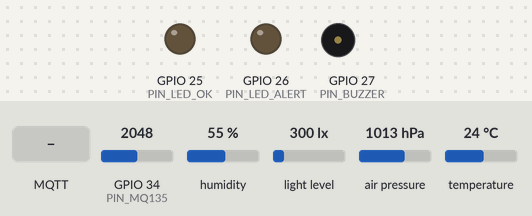
Bench run of a program on a simulated ESP32. On the bench: output pins drawn as LEDs (lit = HIGH), buzzer (waves = sounding). Inputs (shaded band) come from the test bench; at power-on: GPIO 34 (PIN_MQ135) = 2048, humidity 55 %, light level 300 lx, air pressure 1013 hPa, temperature 24 °C (analog values on the 0–4095 scale). WiFi joins after 1.5 s; servers stay silent unless stated; the local clock reads 2024-03-15 10:24:30 at power-on unless the program sets it; no MQTT or app messages arrive unless stated; what the program prints to the serial monitor is not drawn.

Above: at 0.1 s.
At 2.7 s:
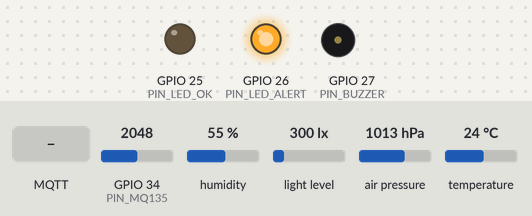
2.8 s: MQTT message "publish" arrives on the first subscribed topic
At 5.65 s:
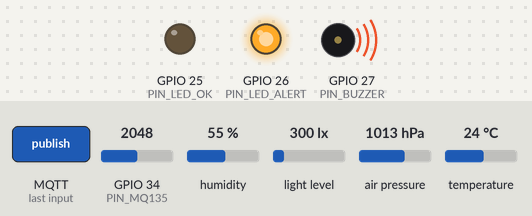
5.8 s: MQTT message "1" arrives on the first subscribed topic
7.3 s: MQTT message "on" arrives on the first subscribed topic
Timing chart, 0 to 37.0 s (numbered marks = the images above; inputs shaded):
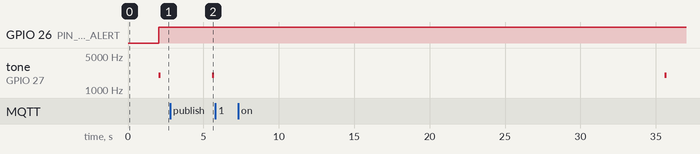

Measured:
- after the input at 2.8 s, tone on GPIO 27 (PIN_BUZZER): silent → 2000 Hz after 2.8 s, → silent 0.15 s later
- after the input at 5.8 s, every drawn part: stays the same

The program:

main.cpp
```cpp
/*
 * ESP32 IoT Environmental Monitor
 * --------------------------------
 * Reads temperature, humidity and pressure (BME280), light (BH1750) and
 * air quality (MQ-135), then:
 *   - publishes JSON over MQTT with Home Assistant auto-discovery
 *   - serves a live dashboard + JSON API on the local network
 *   - drives status/alert LEDs and a buzzer when thresholds are crossed
 */

#include <Arduino.h>
#include <WiFi.h>
#include <WebServer.h>
#include <Wire.h>
#include <Adafruit_BME280.h>
#include <BH1750.h>
#include <PubSubClient.h>
#include <ArduinoJson.h>
#include <time.h>

#include "config.h"
#include "secrets.h"

Adafruit_BME280 bme;
BH1750 lightMeter(BH1750_ADDR);
WiFiClient wifiClient;
PubSubClient mqtt(wifiClient);
WebServer server(80);

struct Reading {
  float temperature = NAN;
  float humidity = NAN;
  float pressure = NAN;
  float lux = NAN;
  int airQuality = -1;
  bool alert = false;
  String alertReason;
};

Reading latest;
bool bmeOk = false;
bool lightOk = false;
unsigned long lastPublish = 0;
unsigned long lastMqttAttempt = 0;

// ------------------------------------------------------------------ WiFi
void connectWiFi() {
  WiFi.mode(WIFI_STA);
  WiFi.setHostname(DEVICE_ID);
  WiFi.begin(WIFI_SSID, WIFI_PASSWORD);
  Serial.printf("Connecting to %s", WIFI_SSID);
  unsigned long start = millis();
  while (WiFi.status() != WL_CONNECTED && millis() - start < 20000) {
    delay(500);
    Serial.print('.');
  }
  if (WiFi.status() == WL_CONNECTED) {
    Serial.printf("\nWi-Fi OK, IP %s, RSSI %d dBm\n",
                  WiFi.localIP().toString().c_str(), WiFi.RSSI());
    configTime(0, 0, "pool.ntp.org", "time.google.com");
  } else {
    Serial.println("\nWi-Fi failed, restarting in 10 s");
    delay(10000);
    ESP.restart();
  }
}

// ------------------------------------------------------------------ Sensors
Reading sampleSensors() {
  Reading r;
  float t = 0, h = 0, p = 0, l = 0;
  long aq = 0;

  for (int i = 0; i < SAMPLE_COUNT; i++) {
    if (bmeOk) {
      t += bme.readTemperature();
      h += bme.readHumidity();
      p += bme.readPressure() / 100.0f;  // Pa -> hPa
    }
    if (lightOk) l += lightMeter.readLightLevel();
    aq += analogRead(PIN_MQ135);
    delay(100);
  }

  if (bmeOk) {
    r.temperature = t / SAMPLE_COUNT;
    r.humidity = h / SAMPLE_COUNT;
    r.pressure = p / SAMPLE_COUNT;
  }
  if (lightOk) r.lux = l / SAMPLE_COUNT;
  r.airQuality = aq / SAMPLE_COUNT;

  // Threshold checks
  if (!isnan(r.temperature) && r.temperature > TEMP_HIGH_C) r.alertReason += "temp_high ";
  if (!isnan(r.temperature) && r.temperature < TEMP_LOW_C)  r.alertReason += "temp_low ";
  if (!isnan(r.humidity) && r.humidity > HUMIDITY_HIGH)     r.alertReason += "humidity_high ";
  if (r.airQuality > AIR_QUALITY_POOR)                      r.alertReason += "air_quality_poor ";
  r.alertReason.trim();
  r.alert = r.alertReason.length() > 0;
  return r;
}

void updateIndicators(const Reading& r) {
  digitalWrite(PIN_LED_OK, r.alert ? LOW : HIGH);
  digitalWrite(PIN_LED_ALERT, r.alert ? HIGH : LOW);
  if (r.alert) {
    tone(PIN_BUZZER, 2000, 150);
  }
}

String toJson(const Reading& r) {
  JsonDocument doc;
  doc["device"] = DEVICE_ID;
  doc["timestamp"] = (long)time(nullptr);
  if (!isnan(r.temperature)) doc["temperature"] = serialized(String(r.temperature, 2));
  if (!isnan(r.humidity))    doc["humidity"] = serialized(String(r.humidity, 1));
  if (!isnan(r.pressure))    doc["pressure"] = serialized(String(r.pressure, 1));
  if (!isnan(r.lux))         doc["lux"] = serialized(String(r.lux, 0));
  doc["air_quality"] = r.airQuality;
  doc["alert"] = r.alert;
  doc["alert_reason"] = r.alertReason;
  doc["rssi"] = WiFi.RSSI();
  doc["uptime_s"] = millis() / 1000;
  String out;
  serializeJson(doc, out);
  return out;
}

// ------------------------------------------------------------------ MQTT
void publishDiscovery(const char* key, const char* name, const char* unit,
                      const char* deviceClass) {
  JsonDocument doc;
  doc["name"] = name;
  doc["unique_id"] = String(DEVICE_ID) + "_" + key;
  doc["state_topic"] = TOPIC_STATE;
  doc["availability_topic"] = TOPIC_STATUS;
  doc["value_template"] = String("{{ value_json.") + key + " }}";
  if (unit) doc["unit_of_measurement"] = unit;
  if (deviceClass) doc["device_class"] = deviceClass;
  JsonObject dev = doc["device"].to<JsonObject>();
  dev["identifiers"][0] = DEVICE_ID;
  dev["name"] = DEVICE_NAME;
  dev["model"] = "ESP32 + BME280 + BH1750 + MQ-135";

  String topic = String(HA_DISCOVERY_PREFIX) + "/sensor/" + DEVICE_ID + "/" + key + "/config";
  String payload;
  serializeJson(doc, payload);
  mqtt.publish(topic.c_str(), payload.c_str(), true);
}

void onMqttMessage(char* topic, byte* payload, unsigned int length) {
  String msg;
  for (unsigned int i = 0; i < length; i++) msg += (char)payload[i];
  Serial.printf("MQTT cmd: %s\n", msg.c_str());
  if (msg == "publish") {
    lastPublish = 0;  // force an immediate reading
  } else if (msg == "restart") {
    ESP.restart();
  }
}

void ensureMqtt() {
  if (mqtt.connected() || millis() - lastMqttAttempt < 5000) return;
  lastMqttAttempt = millis();
  Serial.print("Connecting to MQTT... ");
  // Last Will: broker marks us offline if we drop off unexpectedly
  if (mqtt.connect(DEVICE_ID, MQTT_USER, MQTT_PASSWORD, TOPIC_STATUS, 1, true, "offline")) {
    Serial.println("OK");
    mqtt.publish(TOPIC_STATUS, "online", true);
    mqtt.subscribe(TOPIC_COMMAND);
    publishDiscovery("temperature", "Temperature", "°C", "temperature");
    publishDiscovery("humidity", "Humidity", "%", "humidity");
    publishDiscovery("pressure", "Pressure", "hPa", "atmospheric_pressure");
    publishDiscovery("lux", "Illuminance", "lx", "illuminance");
    publishDiscovery("air_quality", "Air Quality (raw)", nullptr, nullptr);
  } else {
    Serial.printf("failed, rc=%d\n", mqtt.state());
  }
}

// ------------------------------------------------------------------ Web dashboard
const char DASHBOARD_HTML[] PROGMEM = R"HTML(
<!doctype html><html><head><meta name="viewport" content="width=device-width,initial-scale=1">
<title>Env Monitor</title>
<style>
body{font-family:system-ui;background:#0f172a;color:#e2e8f0;margin:0;padding:24px}
h1{font-size:20px;margin:0 0 16px}
.grid{display:grid;grid-template-columns:repeat(auto-fit,minmax(150px,1fr));gap:12px}
.card{background:#1e293b;border-radius:12px;padding:16px}
.v{font-size:28px;font-weight:600}.l{color:#94a3b8;font-size:13px}
.alert{background:#7f1d1d}
</style></head><body>
<h1>Environmental Monitor</h1><div class="grid" id="g"></div>
<p class="l" id="s"></p>
<script>
const F=[["temperature","Temperature","°C"],["humidity","Humidity","%"],["pressure","Pressure","hPa"],
["lux","Light","lx"],["air_quality","Air quality (raw)",""]];
async function tick(){
 const d=await (await fetch('/api/state')).json();
 g.innerHTML=F.map(([k,l,u])=>`<div class="card ${d.alert?'alert':''}"><div class="l">${l}</div>
 <div class="v">${d[k]??'–'} ${u}</div></div>`).join('');
 s.textContent=(d.alert?'ALERT: '+d.alert_reason+' · ':'All normal · ')+'RSSI '+d.rssi+' dBm · up '+d.uptime_s+' s';
}
tick();setInterval(tick,5000);
</script></body></html>
)HTML";

void setupWeb() {
  server.on("/", []() { server.send_P(200, "text/html", DASHBOARD_HTML); });
  server.on("/api/state", []() { server.send(200, "application/json", toJson(latest)); });
  server.on("/api/health", []() {
    JsonDocument doc;
    doc["bme280"] = bmeOk;
    doc["bh1750"] = lightOk;
    doc["mqtt"] = mqtt.connected();
    doc["free_heap"] = ESP.getFreeHeap();
    String out;
    serializeJson(doc, out);
    server.send(200, "application/json", out);
  });
  server.begin();
}

// ------------------------------------------------------------------ Arduino
void setup() {
  Serial.begin(115200);
  pinMode(PIN_LED_OK, OUTPUT);
  pinMode(PIN_LED_ALERT, OUTPUT);
  pinMode(PIN_BUZZER, OUTPUT);
  analogReadResolution(12);

  Wire.begin(PIN_I2C_SDA, PIN_I2C_SCL);
  bmeOk = bme.begin(BME280_ADDR);
  lightOk = lightMeter.begin(BH1750::CONTINUOUS_HIGH_RES_MODE);
  Serial.printf("BME280: %s, BH1750: %s\n", bmeOk ? "OK" : "NOT FOUND", lightOk ? "OK" : "NOT FOUND");

  connectWiFi();
  mqtt.setServer(MQTT_HOST, MQTT_PORT);
  mqtt.setCallback(onMqttMessage);
  mqtt.setBufferSize(MQTT_MAX_PACKET_SIZE);
  setupWeb();
}

void loop() {
  if (WiFi.status() != WL_CONNECTED) connectWiFi();
  ensureMqtt();
  mqtt.loop();
  server.handleClient();

  if (lastPublish == 0 || millis() - lastPublish >= PUBLISH_INTERVAL_MS) {
    lastPublish = millis();
    latest = sampleSensors();
    updateIndicators(latest);
    String payload = toJson(latest);
    Serial.println(payload);
    if (mqtt.connected()) mqtt.publish(TOPIC_STATE, payload.c_str(), true);
  }
}
```

secrets.example.h
```cpp
// Copy this file to include/secrets.h and fill in your values.
// secrets.h is git-ignored so credentials never get committed.
#pragma once

#define WIFI_SSID     "your-wifi"
#define WIFI_PASSWORD "your-wifi-password"

#define MQTT_HOST     "192.168.1.50"   // Mosquitto / Home Assistant broker
#define MQTT_PORT     1883
#define MQTT_USER     "esp32"
#define MQTT_PASSWORD "mqtt-password"
```

config.h
```cpp
#pragma once

// ---------- Device ----------
#define DEVICE_ID          "envmon-01"
#define DEVICE_NAME        "Environmental Monitor"
#define PUBLISH_INTERVAL_MS 30000UL   // how often readings are published
#define SAMPLE_COUNT        5         // readings averaged per publish

// ---------- Pins (ESP32 DevKit v1) ----------
#define PIN_I2C_SDA   21
#define PIN_I2C_SCL   22
#define PIN_MQ135     34   // ADC1 channel, safe to use with Wi-Fi on
#define PIN_LED_OK    25
#define PIN_LED_ALERT 26
#define PIN_BUZZER    27

// ---------- Sensor addresses ----------
#define BME280_ADDR   0x76
#define BH1750_ADDR   0x23

// ---------- Alert thresholds ----------
#define TEMP_HIGH_C       30.0f
#define TEMP_LOW_C        15.0f
#define HUMIDITY_HIGH     70.0f
#define AIR_QUALITY_POOR  2000   // raw MQ-135 ADC value (0-4095), calibrate for your sensor

// ---------- MQTT topics ----------
#define TOPIC_BASE        "home/" DEVICE_ID
#define TOPIC_STATE       TOPIC_BASE "/state"
#define TOPIC_STATUS      TOPIC_BASE "/status"   // online/offline (LWT)
#define TOPIC_COMMAND     TOPIC_BASE "/cmd"
#define HA_DISCOVERY_PREFIX "homeassistant"
```
